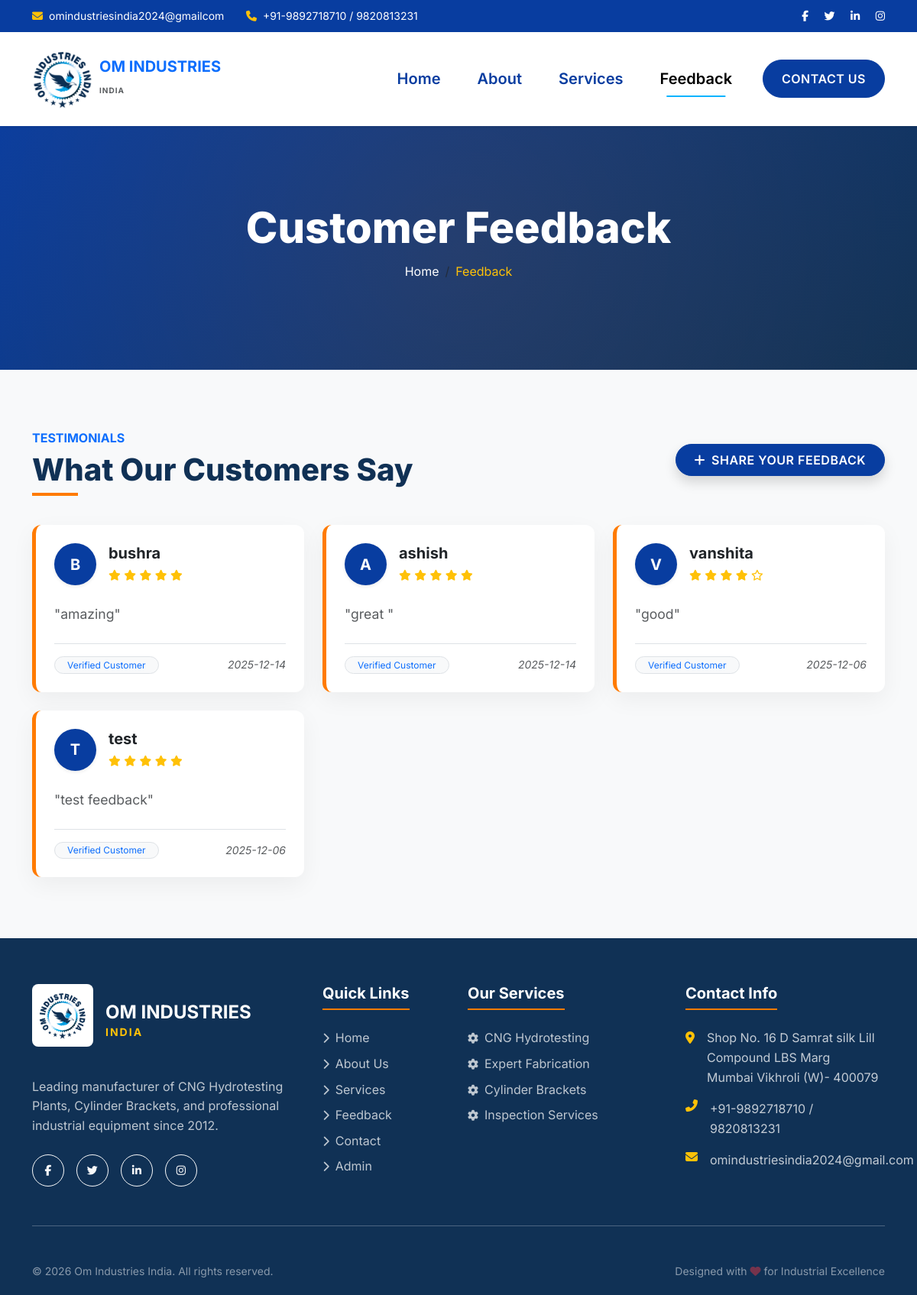
Screenshot of /feedback with the database file from the repository.
### tables this page shows
CREATE TABLE feedback (
    id INTEGER PRIMARY KEY AUTOINCREMENT,
    name TEXT NOT NULL,
    message TEXT NOT NULL,
    date TIMESTAMP DEFAULT CURRENT_TIMESTAMP
, rating INTEGER DEFAULT 5, status TEXT DEFAULT 'pending');

### app.py (the view, shortened to what this page needs)
@app.route("/feedback", methods=['GET', 'POST'])
def feedback():
    conn = _db_connection()
    cursor = execute_query(conn, "SELECT * FROM feedback WHERE status = 'approved' ORDER BY date DESC")
    feedbacks = cursor.fetchall()
    conn.close()
    return render_template("public/pages/feedback.html", title="Feedback - Om Industries India", feedbacks=feedbacks, now=datetime.now())

### templates/public/pages/feedback.html (shortened to what this page needs)
{% extends "public/base_public.html" %}
{% block content %}
<section class="page-header animate__animated animate__fadeIn">
  <div class="container">
    <h1 class="animate__animated animate__fadeInDown">Customer Feedback</h1>
    <nav aria-label="breadcrumb">
      <ol class="breadcrumb">
        <li class="breadcrumb-item"><a href="{{ url_for('home') }}" class="text-white text-decoration-none">Home</a></li>
        <li class="breadcrumb-item active text-warning" aria-current="page">Feedback</li>
      </ol>
    </nav>
  </div>
</section>
<section class="section-padding bg-light">
  <div class="container">
    <div class="row align-items-center mb-5" data-aos="fade-up">
      <div class="col-md-8">
        <h6 class="text-primary fw-bold text-uppercase mb-2">Testimonials</h6>
        <h2 class="section-title mb-0">What Our Customers Say</h2>
      </div>
      <div class="col-md-4 text-md-end mt-4 mt-md-0">
        <button type="button" class="btn btn-primary rounded-pill px-4 py-2 shadow" data-bs-toggle="modal" data-bs-target="#feedbackModal">
          <i class="fas fa-plus me-2"></i>Share Your Feedback
        </button>
      </div>
    </div>
    <div class="row g-4">
      {% if feedbacks %}
        {% for feedback in feedbacks %}
        <div class="col-md-6 col-lg-4" data-aos="fade-up" data-aos-delay="{{ (loop.index0 % 3) * 100 }}">
          <div class="modern-card p-4 bg-white h-100 feedback-card border-0">
            <div class="d-flex align-items-center mb-4">
              <div class="avatar-circle bg-primary text-white d-flex align-items-center justify-content-center me-3 shadow-sm" style="width: 55px; height: 55px; border-radius: 50%; font-size: 1.25rem; font-weight: bold;">
                {{ feedback['name'][0].upper() }}
              </div>
              <div class="flex-grow-1">
                <h5 class="mb-1 fw-bold text-dark">{{ feedback['name'] }}</h5>
                <div class="rating-display">
                  {% set rating = feedback['rating']|int %}
                  {% for i in range(1, 6) %}
                    <i class="fa{% if i <= rating %}s{% else %}r{% endif %} fa-star text-warning small"></i>
                  {% endfor %}
                </div>
              </div>
            </div>
            <p class="feedback-message mb-4 text-muted" style="font-size: 1.1rem; font-style: normal;">"{{ feedback['message'] }}"</p>
            <div class="d-flex justify-content-between align-items-center border-top pt-3">
              <span class="badge bg-light text-primary rounded-pill px-3 fw-normal border">Verified Customer</span>
              <small class="text-muted fst-italic">
                {% if feedback['date'] %}
                  {% if feedback['date'] is string %}
                    {{ feedback['date'][:10] }}
                  {% else %}
                    {{ feedback['date'].strftime('%b %d, %Y') }}
                  {% endif %}
                {% endif %}
              </small>
            </div>
          </div>
        </div>
        {% endfor %}
      {% endif %}
    </div>
  </div>
</section>
{% endblock %}

### templates/public/base_public.html (shortened to what this page needs)
<!DOCTYPE html>
<html lang="en">
<head>
  <link rel="stylesheet" href="https://cdnjs.cloudflare.com/ajax/libs/font-awesome/6.5.2/css/all.min.css">
  <link rel="stylesheet" href="{{ url_for('static', filename='css/bootstrap.min.css') }}">
  <link rel="stylesheet" href="{{ url_for('static', filename='css/style.css') }}">
  <link rel="stylesheet" type="text/css" href="//cdn.jsdelivr.net/npm/slick-carousel@1.8.1/slick/slick.css"/>
  <link rel="stylesheet" href="https://cdnjs.cloudflare.com/ajax/libs/animate.css/4.1.1/animate.min.css"/>
  <link rel="stylesheet" href="https://unpkg.com/aos@next/dist/aos.css" />
</head>
<body>
{% include "public/components/header_public.html" %}
<main>
    {% block content %}{% endblock %}
</main>
{% include "public/components/footer_public.html" %}
</body>
</html>

### templates/public/components/header_public.html (shortened to what this page needs)
<header class="sticky-top">
    <div class="bg-dark text-white py-2 d-none d-lg-block">
        <div class="container">
            <div class="row align-items-center">
                <div class="col-md-8">
                    <span class="me-4 small"><i class="fas fa-envelope me-2 text-warning"></i>omindustriesindia2024@gmailcom</span>
                    <span class="small"><i class="fas fa-phone me-2 text-warning"></i>+91-9892718710 / 9820813231</span>
                </div>
                <div class="col-md-4 text-end">
                    <div class="social-links">
                        <a href="#" class="text-white me-3 small"><i class="fab fa-facebook-f"></i></a>
                        <a href="#" class="text-white me-3 small"><i class="fab fa-twitter"></i></a>
                        <a href="#" class="text-white me-3 small"><i class="fab fa-linkedin-in"></i></a>
                        <a href="#" class="text-white small"><i class="fab fa-instagram"></i></a>
                    </div>
                </div>
            </div>
        </div>
    </div>
    <nav class="navbar navbar-expand-lg navbar-light bg-white shadow-sm py-3">
        <div class="container">
            <a class="navbar-brand d-flex align-items-center" href="{{ url_for('home') }}">
                <img src="{{ url_for('static', filename='image/logo.png') }}" alt="Om Industries Logo" class="logo me-2">
                <div class="brand-text">
                    <h5 class="mb-0 fw-bold text-primary">OM INDUSTRIES</h5>
                    <small class="text-muted fw-bold" style="font-size: 10px; letter-spacing: 1px;">INDIA</small>
                </div>
            </a>
            <div class="collapse navbar-collapse mainMenu" id="navbarNav">
                <ul class="navbar-nav ms-auto align-items-center">
                    <li class="nav-item">
                        <a class="nav-link {{ 'active' if request.path == url_for('home') }}" href="{{ url_for('home') }}">Home</a>
                    </li>
                    <li class="nav-item">
                        <a class="nav-link {{ 'active' if request.path == url_for('about') }}" href="{{ url_for('about') }}">About</a>
                    </li>
                    <li class="nav-item">
                        <a class="nav-link {{ 'active' if 'services' in request.path }}" href="{{ url_for('services') }}">Services</a>
                    </li>
                    <li class="nav-item">
                        <a class="nav-link {{ 'active' if request.path == url_for('feedback') }}" href="{{ url_for('feedback') }}">Feedback</a>
                    </li>
                    <li class="nav-item ms-lg-3 mt-3 mt-lg-0">
                        <a class="btn btn-primary rounded-pill px-4" href="{{ url_for('contact') }}">Contact Us</a>
                    </li>
                </ul>
            </div>
        </div>
    </nav>
</header>

### templates/public/components/footer_public.html
<footer class="text-white">
    <div class="container">
        <div class="row g-4">
            <div class="col-lg-4 col-md-6">
                <div class="footer-brand mb-4 d-flex align-items-center gap-3 ">
                    <img src="{{ url_for('static', filename='image/logo.png') }}" alt="Logo" class="footer-logo bg-white p-2 rounded-3 mb-3" style="width: 80px;">
                        <div class=" gap-0 d-flex flex-column">
                            <h4 class="fw-bold text-white mb-0">OM INDUSTRIES</h4>
                            <small class="text-uppercase text-warning fw-bold" style="letter-spacing: 2px;">India</small>
                        </div>
                    </div>
                <p class="text-light opacity-75 mb-4">Leading manufacturer of CNG Hydrotesting Plants, Cylinder Brackets, and professional industrial equipment since 2012.</p>
                <div class="social-links d-flex gap-3 flex-wrap">
                    <a href="#" class="btn btn-outline-light btn-sm rounded-circle d-flex align-items-center justify-content-center p-0" style="width: 42px; height: 42px;"><i class="fab fa-facebook-f"></i></a>
                    <a href="#" class="btn btn-outline-light btn-sm rounded-circle d-flex align-items-center justify-content-center p-0" style="width: 42px; height: 42px;"><i class="fab fa-twitter"></i></a>
                    <a href="#" class="btn btn-outline-light btn-sm rounded-circle d-flex align-items-center justify-content-center p-0" style="width: 42px; height: 42px;"><i class="fab fa-linkedin-in"></i></a>
                    <a href="#" class="btn btn-outline-light btn-sm rounded-circle d-flex align-items-center justify-content-center p-0" style="width: 42px; height: 42px;"><i class="fab fa-instagram"></i></a>
                </div>
            </div>
            <div class="col-lg-2 col-md-6">
                <h5 class="fw-bold mb-4 position-relative pb-2" style="border-bottom: 2px solid var(--secondary-color); display: inline-block;">Quick Links</h5>
                <ul class="list-unstyled footer-links">
                    <li class="mb-2"><a href="{{ url_for('home') }}" class="text-light text-decoration-none opacity-75 hover-opacity-100"><i class="fas fa-chevron-right me-2 small"></i>Home</a></li>
                    <li class="mb-2"><a href="{{ url_for('about') }}" class="text-light text-decoration-none opacity-75"><i class="fas fa-chevron-right me-2 small"></i>About Us</a></li>
                    <li class="mb-2"><a href="{{ url_for('services') }}" class="text-light text-decoration-none opacity-75"><i class="fas fa-chevron-right me-2 small"></i>Services</a></li>
                    <li class="mb-2"><a href="{{ url_for('feedback') }}" class="text-light text-decoration-none opacity-75"><i class="fas fa-chevron-right me-2 small"></i>Feedback</a></li>
                    <li class="mb-2"><a href="{{ url_for('contact') }}" class="text-light text-decoration-none opacity-75"><i class="fas fa-chevron-right me-2 small"></i>Contact</a></li>
                    <li class="mb-2"><a href="{{ url_for('admin_login') }}" class="text-light text-decoration-none opacity-75"><i class="fas fa-chevron-right me-2 small"></i>Admin</a></li>
                </ul>
            </div>
            <div class="col-lg-3 col-md-6">
                <h5 class="fw-bold mb-4 position-relative pb-2" style="border-bottom: 2px solid var(--secondary-color); display: inline-block;">Our Services</h5>
                <ul class="list-unstyled footer-links">
                    <li class="mb-2"><a href="{{ url_for('service_cng') }}" class="text-light text-decoration-none opacity-75"><i class="fas fa-cog me-2 small"></i>CNG Hydrotesting</a></li>
                    <li class="mb-2"><a href="{{ url_for('service_fabrication') }}" class="text-light text-decoration-none opacity-75"><i class="fas fa-cog me-2 small"></i>Expert Fabrication</a></li>
                    <li class="mb-2"><a href="{{ url_for('service_cylinder') }}" class="text-light text-decoration-none opacity-75"><i class="fas fa-cog me-2 small"></i>Cylinder Brackets</a></li>
                    <li class="mb-2"><a href="{{ url_for('service_inspect') }}" class="text-light text-decoration-none opacity-75"><i class="fas fa-cog me-2 small"></i>Inspection Services</a></li>
                </ul>
            </div>
            <div class="col-lg-3 col-md-6">
                <h5 class="fw-bold mb-4 position-relative pb-2" style="border-bottom: 2px solid var(--secondary-color); display: inline-block;">Contact Info</h5>
                <ul class="list-unstyled">
                    <li class="d-flex mb-3">
                        <i class="fas fa-map-marker-alt text-warning me-3 mt-1"></i>
                        <span class="opacity-75">Shop No. 16 D Samrat silk Lill Compound LBS Marg<br>Mumbai Vikhroli (W)- 400079</span>
                    </li>
                    <li class="d-flex mb-3">
                        <i class="fas fa-phone-alt text-warning me-3"></i>
                        <span class="opacity-75">+91-9892718710 / 9820813231</span>
                    </li>
                    <li class="d-flex mb-3">
                        <i class="fas fa-envelope text-warning me-3"></i>
                        <span class="opacity-75">omindustriesindia2024@gmail.com</span>
                    </li>
                </ul>
            </div>
        </div>
        <hr class="my-5 opacity-25">
        <div class="row align-items-center">
            <div class="col-md-6 text-center text-md-start mb-3 mb-md-0">
                <p class="mb-0 opacity-50 small">&copy; {{ now.year if now else 2024 }} Om Industries India. All rights reserved.</p>
            </div>
            <div class="col-md-6 text-center text-md-end">
                <p class="mb-0 opacity-50 small">Designed with <i class="fas fa-heart text-danger"></i> for Industrial Excellence</p>
            </div>
        </div>
    </div>
</footer>

### rows the page displays
feedback: name "B", name "bushra", message "amazing", date "2025-12-14"
feedback: name "A", name "ashish", message "great", date "2025-12-14"
feedback: name "V", name "vanshita", message "good", date "2025-12-06"
feedback: name "T", name "test", message "test feedback", date "2025-12-06"
